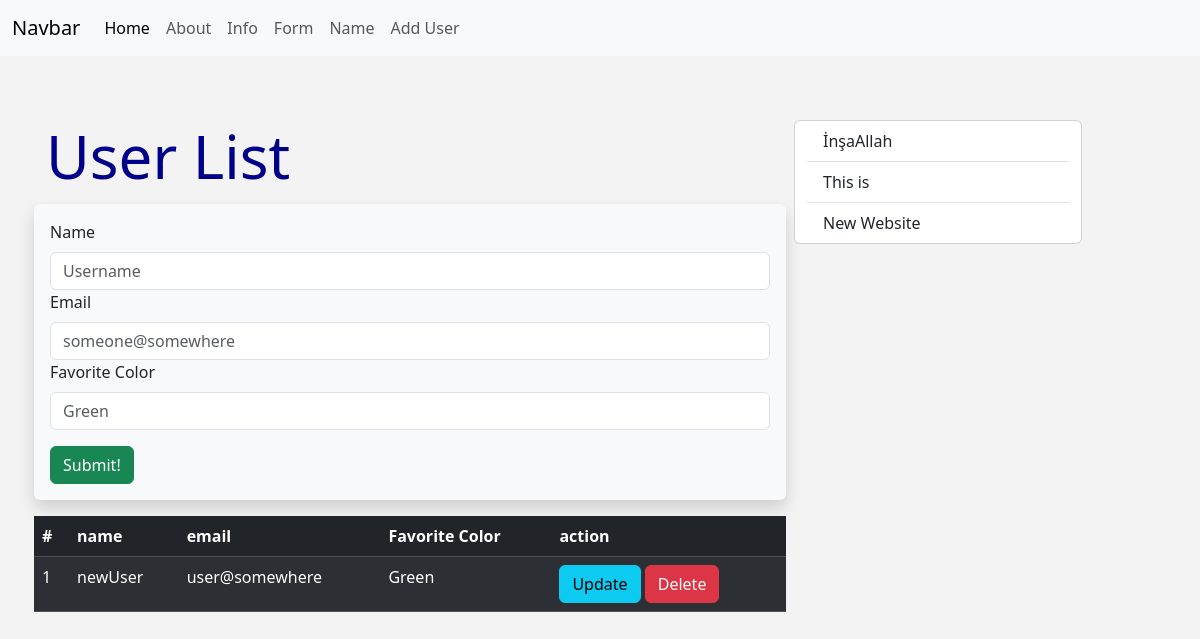
Screenshot of /user/add with the database file from the repository.
### main.py (models this page shows, shortened)
class Users(db.Model):
	id = db.Column(db.Integer, primary_key = True)
	name = db.Column(db.String(55), nullable = False)
	email = db.Column(db.String(125), nullable = False, unique = True)
	date_added = db.Column(db.DateTime, default = datetime.utcnow)
	favorite_color = db.Column(db.String(25))

### main.py (the view, shortened to what this page needs)
@app.route("/user/add", methods = ["GET", "POST"])
def add_user():
	name = None
	form = UserForm()
	our_users = Users.query.order_by(Users.id)
	return render_template("add_user.html", form = form, name = name, our_users = our_users)

### main.py
class UserForm(FlaskForm):
	name = StringField("Name", validators=[DataRequired()])
	email = EmailField("Email", validators=[DataRequired()])
	favorite_color = StringField("Favorite Color", validators=[DataRequired()])
	submit = SubmitField(label = "Submit!")

### templates/add_user.html (shortened to what this page needs)
{% extends 'base.html' %}
{% block content %}
	<h1>User List</h1>
	<div class="shadow p-3 mt-1 bg-body-tertiary rounded">
		<form method="POST">
			{{form.name.label(class="form-label")}}
			{{form.name(class="form-control", placeholder = "Username")}}
			{{form.email.label(class="form-label")}}
			{{form.email(class="form-control", placeholder = "someone@somewhere")}}
			{{form.favorite_color.label(class="form-label")}}
			{{form.favorite_color(class="form-control", placeholder= "Green" )}}
			{{form.submit(class="btn btn-success mt-3")}}
		</form>
	</div>
	<br><br>
	<table class="table table-dark table-striped table-hover mt-3">
		<thead>
			<tr>
				<th class="col">#</th>
				<th class="col">name</th>
				<th class="col">email</th>
				<th class="col">Favorite Color</th>
				<th class="col">action</th>
			</tr>
		</thead>
		<tbody>
			{% for our_user in our_users %}
			<tr scope="row">
				<td>{{our_user.id}}</td>
				<td>{{our_user.name}}</td>
				<td>{{our_user.email}}</td>
				<td>{{our_user.favorite_color}}</td>
				<td>
					<a class="btn btn-info" href="/user/{{our_user.id}}">Update</a>
					<a class="btn btn-danger" href="{{url_for('delete_user', id = our_user.id) }}">Delete</a>
				</td>
			</tr>
			{% endfor %}
		</tbody>
	</table>
{% endblock %}

### static/css/style.css (style rules this page uses)
h1 { color: darkblue; font-size: 60px; }
body { background-color: rgb(243, 243, 243); }

### rows the page displays
Users: id "1", name "newUser", email "user@somewhere", favorite_color "Green"
